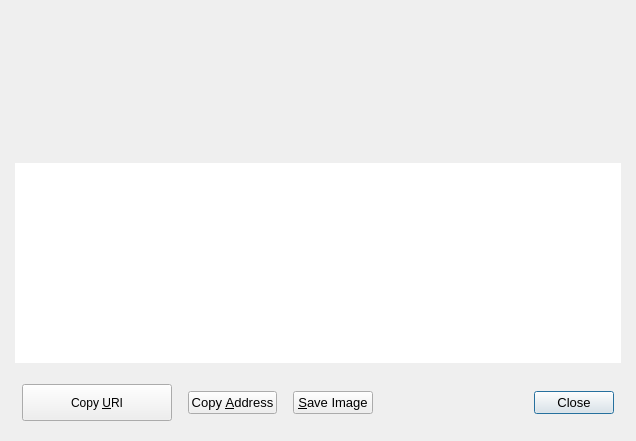
<?xml version="1.0" encoding="UTF-8"?>
<ui version="4.0">
 <class>ReceiveRequestDialog</class>
 <widget class="QDialog" name="ReceiveRequestDialog">
  <property name="geometry">
   <rect>
    <x>0</x>
    <y>0</y>
    <width>636</width>
    <height>441</height>
   </rect>
  </property>
  <layout class="QVBoxLayout" name="verticalLayout_3">
   <property name="leftMargin">
    <number>15</number>
   </property>
   <property name="topMargin">
    <number>20</number>
   </property>
   <property name="rightMargin">
    <number>15</number>
   </property>
   <property name="bottomMargin">
    <number>20</number>
   </property>
   <item>
    <widget class="QRImageWidget" name="lblQRCode">
     <property name="sizePolicy">
      <sizepolicy hsizetype="Expanding" vsizetype="Fixed">
       <horstretch>0</horstretch>
       <verstretch>0</verstretch>
      </sizepolicy>
     </property>
     <property name="minimumSize">
      <size>
       <width>120</width>
       <height>125</height>
      </size>
     </property>
     <property name="toolTip">
      <string>QR Code</string>
     </property>
     <property name="textFormat">
      <enum>Qt::PlainText</enum>
     </property>
     <property name="alignment">
      <set>Qt::AlignCenter</set>
     </property>
     <property name="wordWrap">
      <bool>true</bool>
     </property>
    </widget>
   </item>
   <item>
    <spacer name="verticalSpacer">
     <property name="orientation">
      <enum>Qt::Vertical</enum>
     </property>
     <property name="sizeType">
      <enum>QSizePolicy::Fixed</enum>
     </property>
     <property name="sizeHint" stdset="0">
      <size>
       <width>20</width>
       <height>12</height>
      </size>
     </property>
    </spacer>
   </item>
   <item>
    <widget class="QTextEdit" name="outUri">
     <property name="sizePolicy">
      <sizepolicy hsizetype="Expanding" vsizetype="Expanding">
       <horstretch>0</horstretch>
       <verstretch>0</verstretch>
      </sizepolicy>
     </property>
     <property name="minimumSize">
      <size>
       <width>0</width>
       <height>55</height>
      </size>
     </property>
     <property name="frameShape">
      <enum>QFrame::NoFrame</enum>
     </property>
     <property name="frameShadow">
      <enum>QFrame::Plain</enum>
     </property>
     <property name="tabChangesFocus">
      <bool>true</bool>
     </property>
     <property name="textInteractionFlags">
      <set>Qt::TextSelectableByKeyboard|Qt::TextSelectableByMouse</set>
     </property>
    </widget>
   </item>
   <item>
    <layout class="QHBoxLayout" name="horizontalLayout">
     <property name="leftMargin">
      <number>7</number>
     </property>
     <property name="topMargin">
      <number>15</number>
     </property>
     <property name="rightMargin">
      <number>7</number>
     </property>
     <item>
      <widget class="QPushButton" name="btnCopyURI">
       <property name="minimumSize">
        <size>
         <width>150</width>
         <height>37</height>
        </size>
       </property>
       <property name="text">
        <string>Copy &amp;URI</string>
       </property>
       <property name="autoDefault">
        <bool>false</bool>
       </property>
      </widget>
     </item>
     <item>
      <spacer name="horizontalSpacer">
       <property name="orientation">
        <enum>Qt::Horizontal</enum>
       </property>
       <property name="sizeType">
        <enum>QSizePolicy::Fixed</enum>
       </property>
       <property name="sizeHint" stdset="0">
        <size>
         <width>10</width>
         <height>20</height>
        </size>
       </property>
      </spacer>
     </item>
     <item>
      <widget class="QPushButton" name="btnCopyAddress">
       <property name="font">
        <font>
         <pointsize>10</pointsize>
        </font>
       </property>
       <property name="text">
        <string>Copy &amp;Address</string>
       </property>
       <property name="autoDefault">
        <bool>false</bool>
       </property>
      </widget>
     </item>
     <item>
      <spacer name="horizontalSpacer_3">
       <property name="orientation">
        <enum>Qt::Horizontal</enum>
       </property>
       <property name="sizeType">
        <enum>QSizePolicy::Fixed</enum>
       </property>
       <property name="sizeHint" stdset="0">
        <size>
         <width>10</width>
         <height>20</height>
        </size>
       </property>
      </spacer>
     </item>
     <item>
      <widget class="QPushButton" name="btnSaveAs">
       <property name="font">
        <font>
         <pointsize>10</pointsize>
        </font>
       </property>
       <property name="text">
        <string>&amp;Save Image</string>
       </property>
       <property name="autoDefault">
        <bool>false</bool>
       </property>
      </widget>
     </item>
     <item>
      <spacer name="horizontalSpacer_2">
       <property name="orientation">
        <enum>Qt::Horizontal</enum>
       </property>
       <property name="sizeHint" stdset="0">
        <size>
         <width>40</width>
         <height>20</height>
        </size>
       </property>
      </spacer>
     </item>
     <item>
      <widget class="QDialogButtonBox" name="buttonBox">
       <property name="font">
        <font>
         <pointsize>10</pointsize>
        </font>
       </property>
       <property name="layoutDirection">
        <enum>Qt::LeftToRight</enum>
       </property>
       <property name="standardButtons">
        <set>QDialogButtonBox::Close</set>
       </property>
      </widget>
     </item>
    </layout>
   </item>
  </layout>
 </widget>
 <customwidgets>
  <customwidget>
   <class>QRImageWidget</class>
   <extends>QLabel</extends>
   <header>receiverequestdialog.h</header>
  </customwidget>
 </customwidgets>
 <resources/>
 <connections>
  <connection>
   <sender>buttonBox</sender>
   <signal>rejected()</signal>
   <receiver>ReceiveRequestDialog</receiver>
   <slot>reject()</slot>
   <hints>
    <hint type="sourcelabel">
     <x>452</x>
     <y>573</y>
    </hint>
    <hint type="destinationlabel">
     <x>243</x>
     <y>298</y>
    </hint>
   </hints>
  </connection>
  <connection>
   <sender>buttonBox</sender>
   <signal>accepted()</signal>
   <receiver>ReceiveRequestDialog</receiver>
   <slot>accept()</slot>
   <hints>
    <hint type="sourcelabel">
     <x>452</x>
     <y>573</y>
    </hint>
    <hint type="destinationlabel">
     <x>243</x>
     <y>298</y>
    </hint>
   </hints>
  </connection>
 </connections>
</ui>
